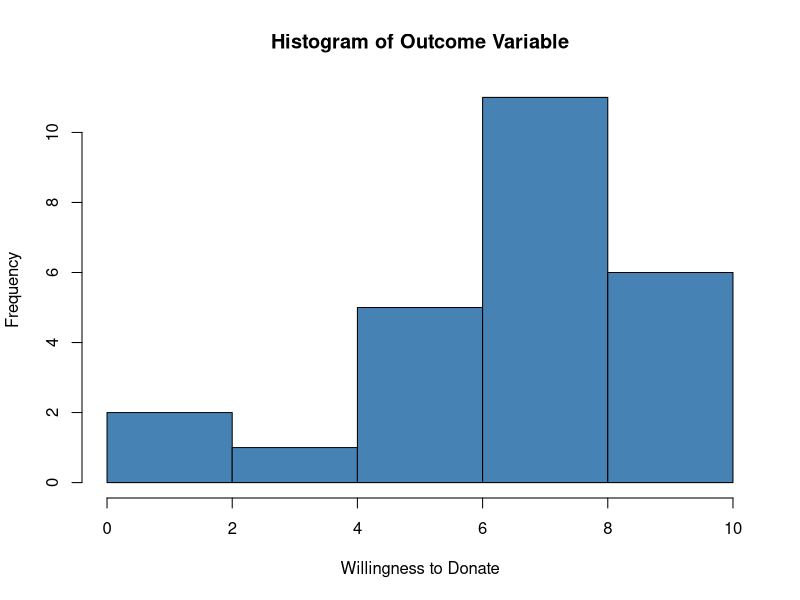
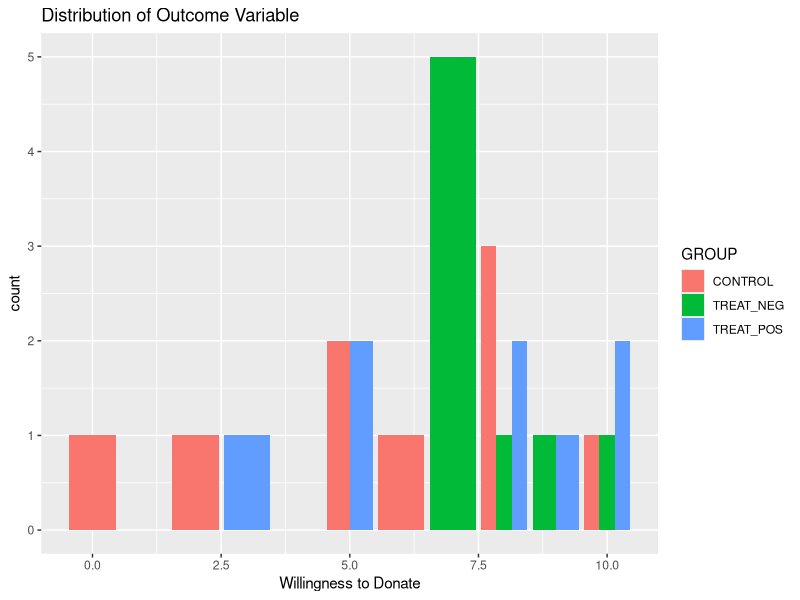

These charts were generated, in order, by the following R code:
## ---- chunk 1
knitr::opts_chunk$set(echo = TRUE)

library(data.table)
library(sandwich)
library(lmtest)

library(ggplot2)
library(knitr)
library(tidyr)

## ---- chunk 2
d <- fread("data/w241_survey_pilot_03_12_22.csv")
## ---- chunk 3
d[ , .N]
d[ , .(GROUP, Q8_1)]
## ---- chunk 4
pilot_group_mean <- d[ , .(mean_donate = mean(Q8_1, na.rm = T), observations = .N), keyby = .(GROUP)]
pilot_group_mean
## ---- chunk 5
hist(
  d$Q8_1, 
  col = 'steelblue', 
  xlab = 'Willingness to Donate', 
  main = 'Histogram of Outcome Variable'
  )

d %>%
  ggplot() +
  aes(x=Q8_1, fill = GROUP) +
  geom_bar(position='dodge') +
  labs(
    title = 'Distribution of Outcome Variable', 
    x = 'Willingness to Donate'
  ) 
